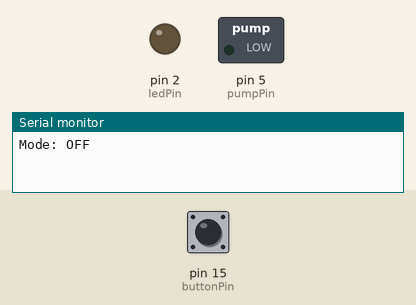
Simulated run of this sketch. Board: Arduino Uno, built with avr-gcc and run on an emulated ATmega328P. On the bench: switched loads named in the sketch (green lamp = pin HIGH), output pins drawn as LEDs (lit = HIGH), the last lines printed to the serial monitor. Dashed ring = blinking. Inputs (shaded band) come from the test bench; at power-on: pin 15 (buttonPin) HIGH.

Above: at 1.2 s.
1.3 s: pin 15 (buttonPin) pulled LOW for 0.15 s
At 2.3 s:
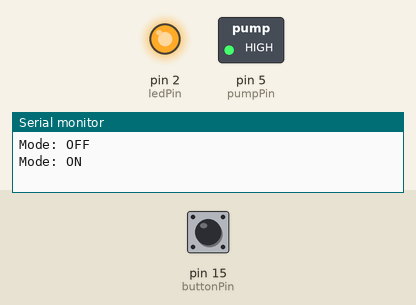
3.2 s: pin 15 (buttonPin) pulled LOW for 1 s
At 4.9 s:
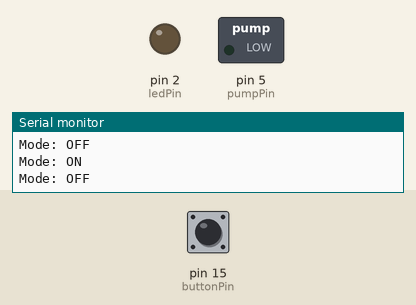
5.7 s: pin 15 (buttonPin) pulled LOW for 3.2 s
At 6.9 s:
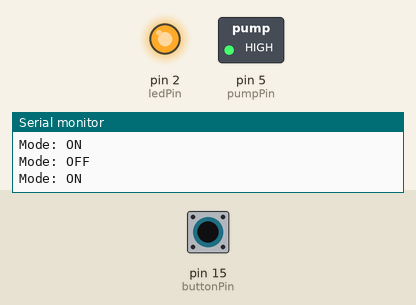
10.4 s: pin 15 (buttonPin) pulsed LOW 2 times (0.12 s each, 0.3 s apart)
At 12.4 s:
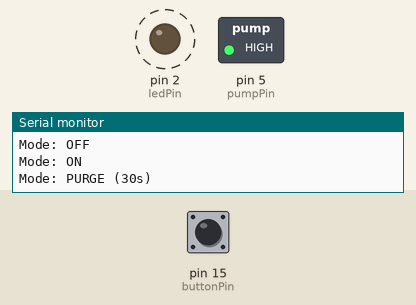
Timing chart, 0 to 15.0 s (numbered marks = the images above; inputs shaded):
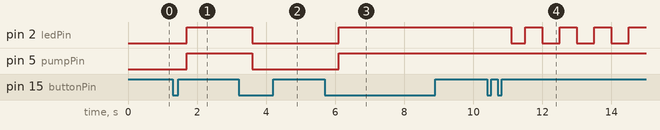

Measured:
- after the input at 1.3 s, pin 2 (ledPin), pin 5 (pumpPin): LOW → HIGH after 0.40 s
- after the input at 3.2 s, pin 2 (ledPin), pin 5 (pumpPin): HIGH → LOW after 0.40 s
- after the input at 5.7 s, pin 2 (ledPin), pin 5 (pumpPin): LOW → HIGH after 0.40 s
- after the input at 10.4 s, pin 2 (ledPin): alternates HIGH for 0.50 s and LOW for 0.50 s, starting after 0.70 s

The sketch:

button_logic.ino
```cpp
#include <Arduino.h>

const int buttonPin = 15;
const int pumpPin = 5;
const int ledPin = 2;

enum Mode { OFF, ON, PURGE };
Mode currentMode = OFF;

unsigned long purgeStartTime = 0;
bool purgeRunning = false;

unsigned long lastButtonPress = 0;
int clickCount = 0;
const unsigned long doubleClickThreshold = 400;

void applyMode() {
  switch (currentMode) {
    case OFF:
      digitalWrite(pumpPin, LOW);
      digitalWrite(ledPin, LOW);
      Serial.println("Mode: OFF");
      break;

    case ON:
      digitalWrite(pumpPin, HIGH);
      digitalWrite(ledPin, HIGH);
      Serial.println("Mode: ON");
      break;

    case PURGE:
      purgeStartTime = millis();
      purgeRunning = true;
      digitalWrite(pumpPin, HIGH);
      Serial.println("Mode: PURGE (30s)");
      break;
  }
}

void setup() {
  Serial.begin(115200);
  pinMode(buttonPin, INPUT_PULLUP);
  pinMode(pumpPin, OUTPUT);
  pinMode(ledPin, OUTPUT);
  applyMode();
}

void loop() {
  static bool lastButtonState = HIGH;
  static unsigned long debounceTime = 0;
  bool buttonState = digitalRead(buttonPin);
  unsigned long now = millis();

  // Button handling with debounce
  if (lastButtonState == HIGH && buttonState == LOW && (now - debounceTime > 200)) {
    debounceTime = now;

    if (now - lastButtonPress < doubleClickThreshold) {
      // Double click
      clickCount++;
    } else {
      // Too long — treat as a new session
      clickCount = 1;
    }

    lastButtonPress = now;
  }

  // Click handling
  if (clickCount > 0 && (now - lastButtonPress > doubleClickThreshold)) {
    if (clickCount == 1) {
      // Single click — toggle OFF ↔ ON
      currentMode = (currentMode == OFF) ? ON : OFF;
      applyMode();
    } else if (clickCount == 2) {
      // Double click — activate PURGE
      currentMode = PURGE;
      applyMode();
    }

    clickCount = 0; // reset
  }

  lastButtonState = buttonState;

  // PURGE mode handling
  if (currentMode == PURGE && purgeRunning) {
    digitalWrite(ledPin, (now / 500) % 2);

    if (now - purgeStartTime >= 30000) {
      currentMode = ON;
      purgeRunning = false;
      applyMode();
    }
  }
}

// void setup() {
//   Serial.begin(9600); // Baud rate
//   Serial.println("ESP32 is starting...");
//   pinMode(2, OUTPUT); // Set GPIO2 as output
// }

// void loop() {
//   digitalWrite(2, HIGH); // Turn on LED
//   delay(1000);           // Wait 1 second
//   digitalWrite(2, LOW);  // Turn off LED
//   delay(1000);           // Wait 1 second

//   for (int i = 0; i < 10; i++) {
//     digitalWrite(2, HIGH); // Turn on LED
//     delay(300);            // Wait 300 ms
//     digitalWrite(2, LOW);  // Turn off LED
//     delay(300);            // Wait 300 ms
//     Serial.println(i);     // Print numbers from 0 to 9
//   }
//             // Wait 1 second
//}
```
